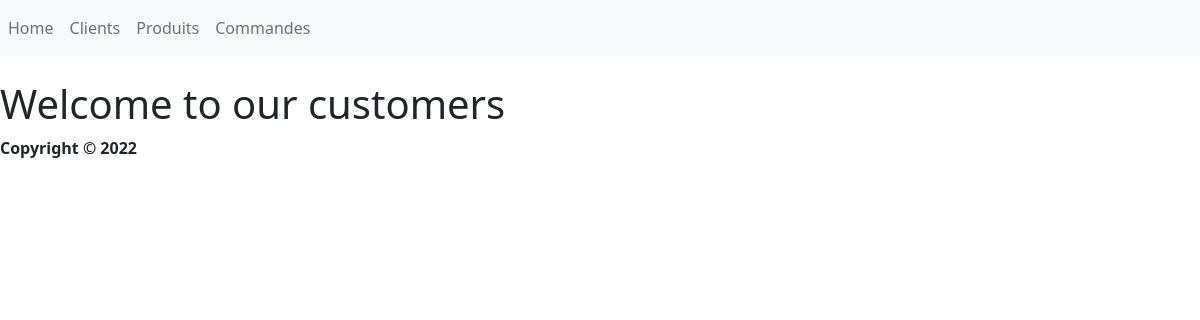
Page /Clients/ on the earlier database version.
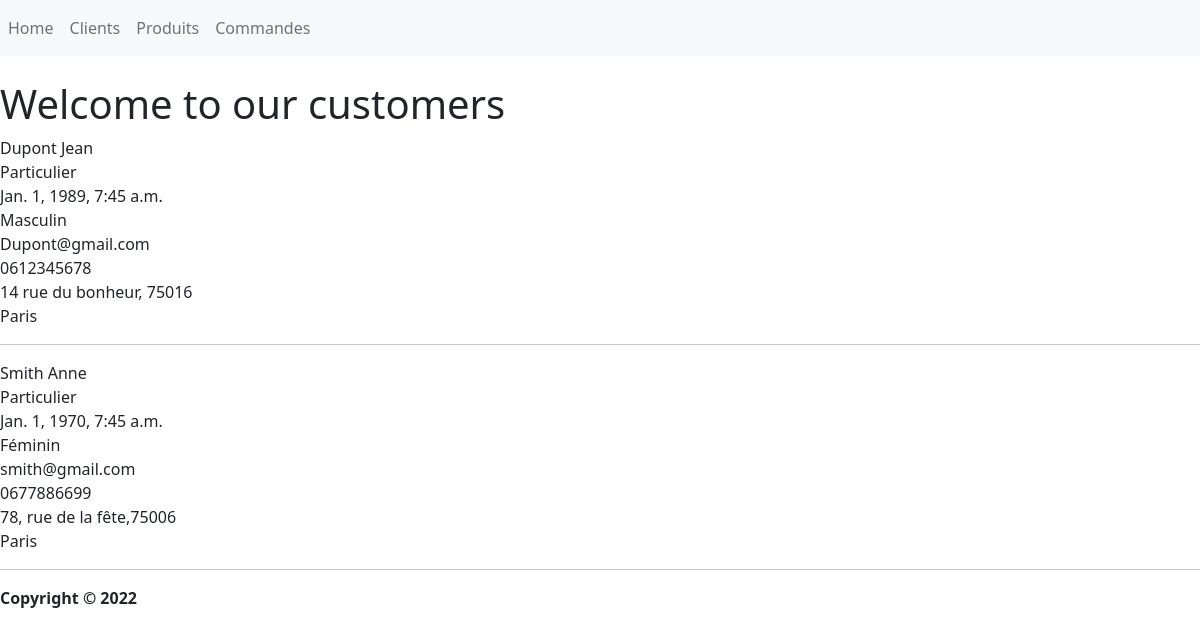
Same page on the later database version.
### Main/models.py (models this page shows, shortened)
class Customer(models.Model):
    GENDER_CHOICES=(('Masculin','Masculin'),('Féminin','Féminin'),('Autre','Autre')
    )
    name=models.CharField(max_length=255, null=True)
    customer_type=models.CharField(max_length=255, null=True)
    DoB=models.DateTimeField(null=True)
    gender=models.CharField(max_length=255, null=True,choices=GENDER_CHOICES)
    email=models.CharField(max_length=255, null=True)
    phone=models.CharField(max_length=12, null=True)
    address=models.CharField(max_length=255, null=True)
    town=models.CharField(max_length=255, null=True)
    region=models.CharField(max_length=255, null=True)
    date_created=models.DateTimeField(auto_now_add=True, null=True)

### Main/views.py (the view)
# urls.py: path('Clients/', customers, name='customers_page'),
def customers(request):
    if request.method=="POST":
        customer=Customer()
        customer.name=request.POST['customer_name']
        customer.customer_type=request.POST['customer_type']
        customer.DoB=request.POST['customer_DoB']
        customer.gender=request.POST['customer_gender']
        customer.email=request.POST['customer_email']
        customer.phone=request.POST['customer_phone']
        customer.address=request.POST['customer_address']
        customer.town=request.POST['customer_town']
        customer.region=request.POST['customer_region']
        customer.save()
        return redirect('/')
    else:
        my_customer=Customer.objects.all()
        context={"my_customer": my_customer}
        return render(request,'Main/customers.html',context)

### Main/Templates/Main/customers.html
{% extends "main/base.html" %}
{% block content %}
    <header>
        <h1> Welcome to our customers </h1>
    </header>
   {% for my_customer_item in my_customer %}
        {{my_customer_item.name}}
        <br>
        {{my_customer_item.customer_type}}
        <br>
        {{my_customer_item.DoB}}
        <br>
        {{my_customer_item.gender}}
        <br>
        {{my_customer_item.email}}
        <br>
        {{my_customer_item.phone}}
        <br>
        {{my_customer_item.address}}
        <br>
        {{my_customer_item.town}}
        <br>
        <hr>
    {% endfor %}
{% endblock content %}

Differences in the rows shown:
added Customer: name "Dupont Jean", customer_type "Particulier", DoB "Jan. 1, 1989, 7:45 a.m.", gender "Masculin", email "Dupont@gmail.com", phone "0612345678", address "14 rue du bonheur, 75016", town "Paris"
added Customer: name "Smith Anne", customer_type "Particulier", DoB "Jan. 1, 1970, 7:45 a.m.", gender "Féminin", email "smith@gmail.com", phone "0677886699", address "78, rue de la fête,75006", town "Paris"
